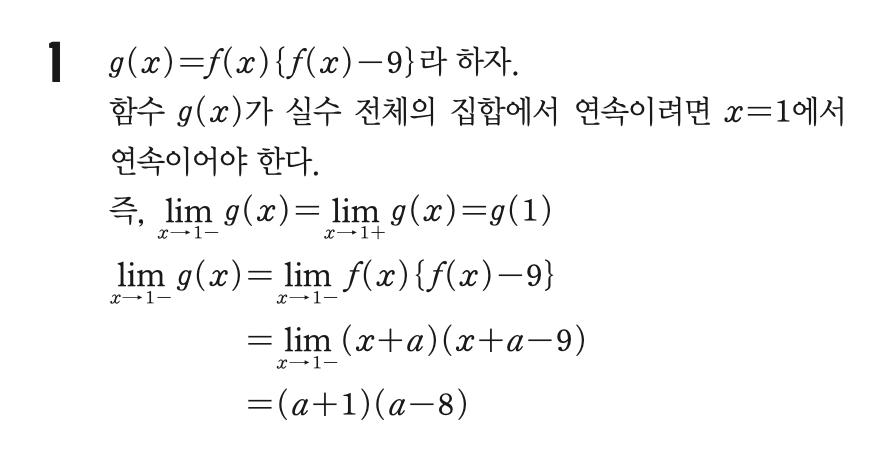
#> input picture samples/over_page_sols/1_sol_1.png, 876 x 452 px
$ python -i vision_boundary_detector.py   (imports and definitions only)
#> lines starting #> are read from the running program, lines starting #| are printed output that depends on the picture
#> further down, picture is the input picture: shape (452, 876, 3); mean B, G, R 246.7, 246.8, 246.8
"""
Vision-based Problem Boundary Detection

핵심: Claude Vision으로 이미지를 보고 문제 번호 위치 파악
OCR은 확인용으로만 사용

워크플로우:
1. 컬럼 이미지를 여러 조각으로 분할 (슬라이싱)
2. 각 조각을 Claude Vision에게 전달
3. Claude Vision이 문제 번호와 Y 좌표 반환
4. 조각별 결과를 전체 좌표로 변환
5. 경계 확정

Idris2 명세: Specs/System/VisionBoundaryDetection.idr (TODO)
"""

from typing import List, Dict, Optional, Tuple
import cv2
import numpy as np
from dataclasses import dataclass
import base64
import anthropic
import os


@dataclass
class ProblemLocation:
    """문제 번호 위치 정보"""
    problem_num: int
    y_coordinate: int  # 조각 내부 좌표
    confidence: float  # 0.0 ~ 1.0 (Claude의 확신도)


@dataclass
class ImageSlice:
    """이미지 조각"""
    slice_index: int
    y_start: int  # 전체 이미지에서의 시작 Y
    y_end: int    # 전체 이미지에서의 끝 Y
    image: np.ndarray


def split_image_into_slices(
    image: np.ndarray,
    num_slices: int = 10,
    overlap: int = 50,
) -> List[ImageSlice]:
    """
    이미지를 여러 조각으로 분할 (오버랩 포함)

    Args:
        image: 컬럼 이미지
        num_slices: 조각 개수
        overlap: 조각 간 오버랩 (문제가 경계에 걸릴 경우 대비)

    Returns:
        이미지 조각 리스트
    """
#> called with num_slices = 5, overlap = 50
    height = image.shape[0]
#> height = 452
    slice_height = height // num_slices
#> slice_height = 90

    slices = []
    for i in range(num_slices):
        y_start = max(0, i * slice_height - overlap)
        y_end = min(height, (i + 1) * slice_height + overlap)

        slice_img = image[y_start:y_end, :]

        slices.append(ImageSlice(
            slice_index=i,
            y_start=y_start,
            y_end=y_end,
            image=slice_img,
        ))
#> this loop made 5 passes
#> pass 1, in split_image_into_slices, `slice_img = image[y_start:y_end, :]`:
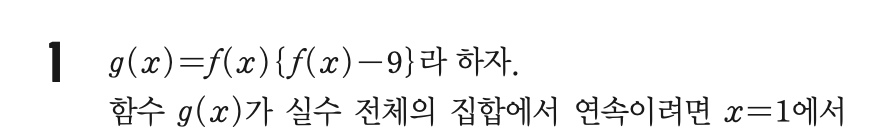
#> slice_img: shape (140, 876, 3); mean B, G, R 243.4, 243.4, 243.4
#> pass 2, in split_image_into_slices, `slice_img = image[y_start:y_end, :]`:
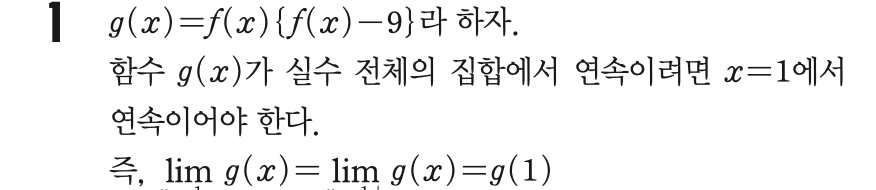
#> slice_img: shape (190, 876, 3); mean B, G, R 242, 242, 242
#> pass 3, in split_image_into_slices, `slice_img = image[y_start:y_end, :]`:
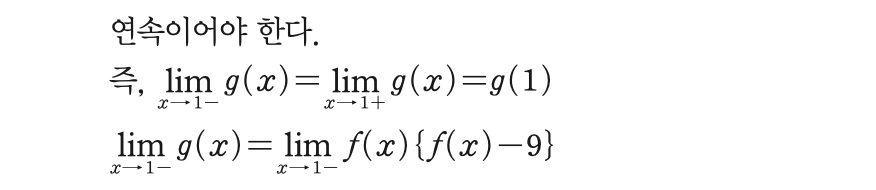
#> slice_img: shape (190, 876, 3); mean B, G, R 247.2, 247.2, 247.2
#> after the loop:
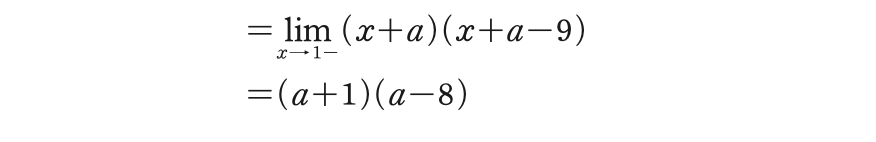
#> slice_img: shape (142, 876, 3); mean B, G, R 250.6, 250.6, 250.7
#> after the loop, slices = 5 items

    return slices


def encode_image_to_base64(image: np.ndarray) -> str:
    """이미지를 base64로 인코딩"""
    # PNG로 인코딩
    success, buffer = cv2.imencode('.png', image)
    if not success:
        raise ValueError("Failed to encode image")

    # base64 인코딩
    return base64.b64encode(buffer).decode('utf-8')


def ask_claude_vision_for_boundaries(
    image_slice: ImageSlice,
    api_key: Optional[str] = None,
) -> List[ProblemLocation]:
    """
    Claude Vision에게 이미지 조각에서 문제 번호 위치 물어보기

    Args:
        image_slice: 이미지 조각
        api_key: Anthropic API 키 (None이면 환경변수에서 가져옴)

    Returns:
        문제 위치 리스트
    """
    if api_key is None:
        api_key = os.getenv("ANTHROPIC_API_KEY")

    if not api_key:
        raise ValueError("ANTHROPIC_API_KEY not found")

    client = anthropic.Anthropic(api_key=api_key)

    # 이미지 인코딩
    image_b64 = encode_image_to_base64(image_slice.image)

    # Claude Vision에게 질문
    prompt = """이 이미지는 시험지의 일부입니다.

이미지에서 **각 문제의 대략적인 위치 영역**을 찾아주세요.

**중요:**
- 정확한 문제 번호를 읽을 필요는 없습니다
- 시각적으로 문제들이 어디에 위치하는지 대략적인 영역만 파악하세요
- 각 문제 영역의 시작 Y 좌표를 찾으세요 (문제가 시작되는 위치)
- 페이지 번호, 점수 표시 등은 무시하세요
- 빈 공간이나 여백은 무시하세요
- 실제로 텍스트나 내용이 있는 문제 영역만 찾으세요

각 문제 영역에 대해 다음 정보를 JSON 형태로 반환해주세요:
```json
[
  {
    "problem_num": 1,
    "y_coordinate": 150,
    "confidence": 0.95
  },
  {
    "problem_num": 2,
    "y_coordinate": 450,
    "confidence": 0.90
  }
]
```

- problem_num: 몇 번째 문제인지 (1부터 시작, 순서대로)
- y_coordinate: 문제 영역이 시작되는 Y 좌표 (픽셀, 위에서부터)
- confidence: 확신도 (0.0 ~ 1.0)

**JSON만 반환하세요 (설명 없이)**
"""

    response = client.messages.create(
        model="claude-sonnet-4-5-20250929",
        max_tokens=4096,
        messages=[{
            "role": "user",
            "content": [
                {
                    "type": "image",
                    "source": {
                        "type": "base64",
                        "media_type": "image/png",
                        "data": image_b64,
                    },
                },
                {
                    "type": "text",
                    "text": prompt,
                }
            ],
        }],
    )

    # 응답 파싱
    import json
    response_text = response.content[0].text.strip()

    # JSON 추출 (```json ... ``` 형태일 수 있음)
    if "```json" in response_text:
        response_text = response_text.split("```json")[1].split("```")[0].strip()
    elif "```" in response_text:
        response_text = response_text.split("```")[1].split("```")[0].strip()

    try:
        locations_data = json.loads(response_text)
    except json.JSONDecodeError as e:
        print(f"JSON 파싱 실패: {response_text}")
        return []

    # ProblemLocation 객체로 변환
    locations = []
    for loc_data in locations_data:
        locations.append(ProblemLocation(
            problem_num=loc_data["problem_num"],
            y_coordinate=loc_data["y_coordinate"],
            confidence=loc_data.get("confidence", 0.8),
        ))

    return locations


def detect_boundaries_with_vision(
    image: np.ndarray,
    num_slices: int = 5,
    api_key: Optional[str] = None,
) -> Dict[int, Tuple[int, int]]:
    """
    Claude Vision으로 문제 경계 감지

    Args:
        image: 컬럼 이미지
        num_slices: 조각 개수
        api_key: Anthropic API 키

    Returns:
        {problem_num: (y_start, y_end)}
    """
    # 1. 이미지 조각내기
    slices = split_image_into_slices(image, num_slices=num_slices)
#> slices = 5 items

    # 2. 각 조각에서 문제 위치 찾기
    all_locations = []

    for slice_obj in slices:
        print(f"  [Vision] 조각 {slice_obj.slice_index + 1}/{num_slices} 분석 중...")

        locations = ask_claude_vision_for_boundaries(slice_obj, api_key=api_key)

        # 조각 내부 좌표를 전체 좌표로 변환
        for loc in locations:
            global_y = slice_obj.y_start + loc.y_coordinate
            all_locations.append(ProblemLocation(
                problem_num=loc.problem_num,
                y_coordinate=global_y,
                confidence=loc.confidence,
            ))

        print(f"    → {len(locations)}개 문제 번호 발견")
#> this loop made 1 pass
#> (printed output is left out)
#> after the loop, all_locations = []

    # 3. 중복 제거 (같은 문제 번호가 여러 조각에서 발견될 수 있음)
    problem_positions = {}  # {problem_num: [(y, confidence), ...]}

    for loc in all_locations:
        if loc.problem_num not in problem_positions:
            problem_positions[loc.problem_num] = []
        problem_positions[loc.problem_num].append((loc.y_coordinate, loc.confidence))

    # 4. 각 문제 번호의 대표 위치 선택 (가중 평균)
    unique_locations = []

    for prob_num, positions in problem_positions.items():
        # 확신도로 가중 평균
        total_weight = sum(conf for _, conf in positions)
        weighted_y = sum(y * conf for y, conf in positions) / total_weight
        avg_confidence = total_weight / len(positions)

        unique_locations.append(ProblemLocation(
            problem_num=prob_num,
            y_coordinate=int(weighted_y),
            confidence=avg_confidence,
        ))

    # 5. Y 좌표로 정렬
    unique_locations.sort(key=lambda loc: loc.y_coordinate)

    # 6. 경계 계산
    height = image.shape[0]
    boundaries = {}

    for i, loc in enumerate(unique_locations):
        # 시작: 문제 번호 위 50px (또는 이전 문제 끝에서 중간)
        if i == 0:
            y_start = max(0, loc.y_coordinate - 50)
        else:
            prev_loc = unique_locations[i - 1]
            y_start = (prev_loc.y_coordinate + loc.y_coordinate) // 2

        # 끝: 다음 문제 번호 직전 (또는 이미지 끝)
        if i + 1 < len(unique_locations):
            next_loc = unique_locations[i + 1]
            y_end = (loc.y_coordinate + next_loc.y_coordinate) // 2
        else:
            y_end = height

        boundaries[loc.problem_num] = (y_start, y_end)

    return boundaries

>>> import cv2
>>> picture = cv2.imread('../samples/over_page_sols/1_sol_1.png')
#> (the run stopped early here; a loop or call above may not have finished)

$ run again, on samples/over_page_sols/1_sol_2.png
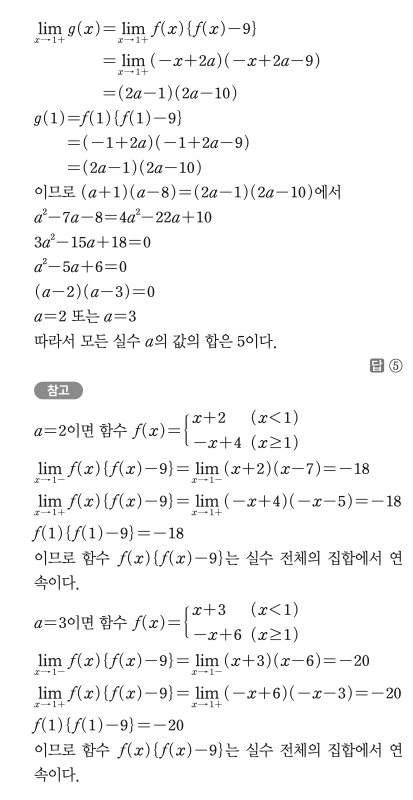
#> input picture samples/over_page_sols/1_sol_2.png, 826 x 1600 px (shown at 1/2 size)
#> picture is the input picture: shape (1600, 826, 3); mean B, G, R 246.2, 246.2, 246.3
#> the loop in split_image_into_slices, `for i in range(num_slices):` made 5 passes
#> pass 3, in split_image_into_slices, `slice_img = image[y_start:y_end, :]`:
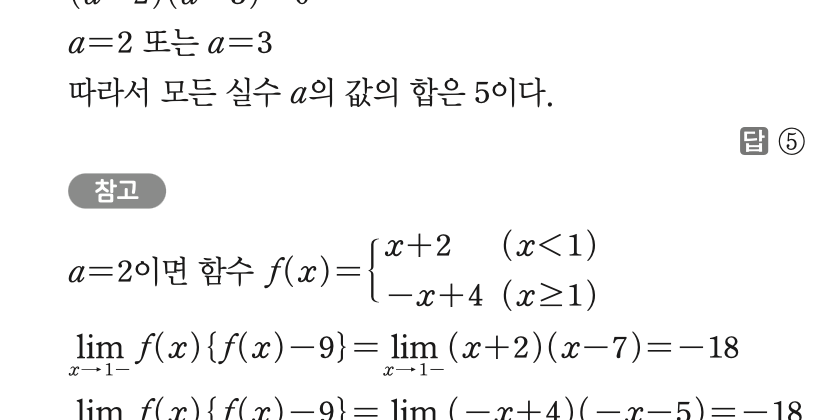
#> slice_img: shape (420, 826, 3); mean B, G, R 245.8, 245.8, 245.8
#> after the loop in split_image_into_slices, `for i in range(num_slices):`:
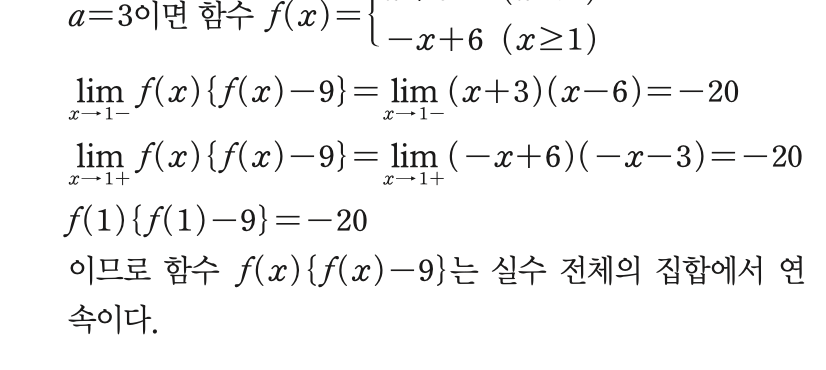
#> slice_img: shape (370, 826, 3); mean B, G, R 244.5, 244.5, 244.6
#> after the loop in split_image_into_slices, `for i in range(num_slices):`: slices = 5 items
#> the loop in detect_boundaries_with_vision, `for slice_obj in slices:` made 1 pass
#> (printed output is left out)
#> after the loop in detect_boundaries_with_vision, `for slice_obj in slices:`: all_locations = []

$ run again, on samples/over_page_sols/2_sol_1.png
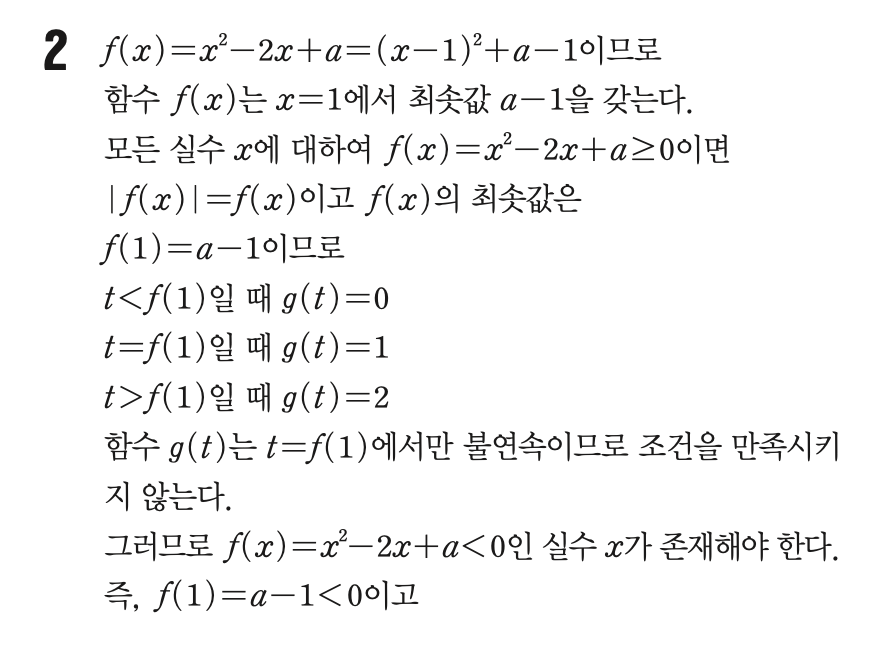
#> input picture samples/over_page_sols/2_sol_1.png, 874 x 646 px
#> picture is the input picture: shape (646, 874, 3); mean B, G, R 244.5, 244.5, 244.5
#> the loop in split_image_into_slices, `for i in range(num_slices):` made 5 passes
#> pass 3, in split_image_into_slices, `slice_img = image[y_start:y_end, :]`:
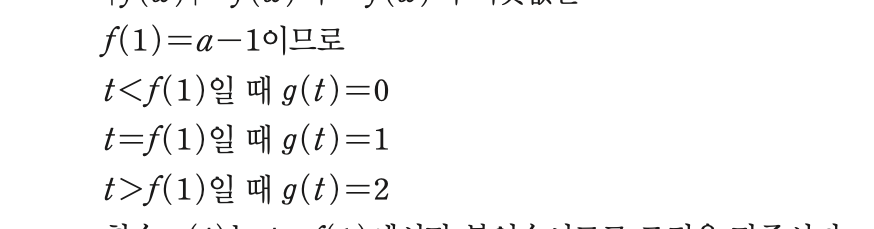
#> slice_img: shape (229, 874, 3); mean B, G, R 248.1, 248.1, 248.1
#> after the loop in split_image_into_slices, `for i in range(num_slices):`:
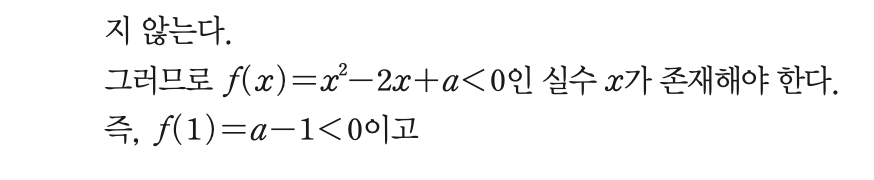
#> slice_img: shape (180, 874, 3); mean B, G, R 246.8, 246.8, 246.8
#> after the loop in split_image_into_slices, `for i in range(num_slices):`: slices = 5 items
#> the loop in detect_boundaries_with_vision, `for slice_obj in slices:` made 1 pass
#> (printed output is left out)
#> after the loop in detect_boundaries_with_vision, `for slice_obj in slices:`: all_locations = []

$ run again, on samples/over_page_sols/2_sol_2.png
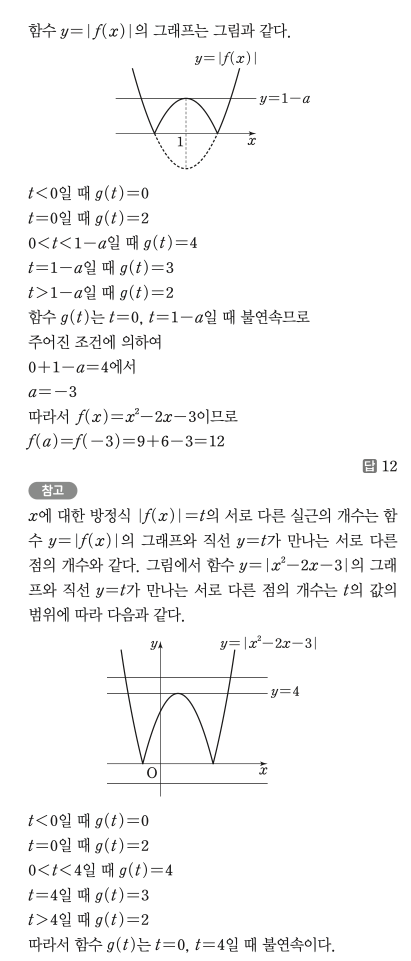
#> input picture samples/over_page_sols/2_sol_2.png, 822 x 1922 px (shown at 1/2 size)
#> picture is the input picture: shape (1922, 822, 3); mean B, G, R 247.1, 247.1, 247.2
#> the loop in split_image_into_slices, `for i in range(num_slices):` made 5 passes
#> pass 3, in split_image_into_slices, `slice_img = image[y_start:y_end, :]`:
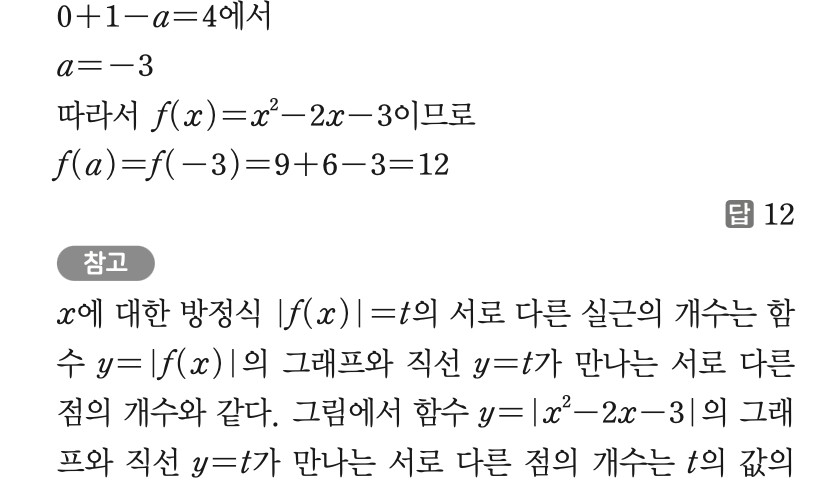
#> slice_img: shape (484, 822, 3); mean B, G, R 242.7, 242.8, 242.8
#> after the loop in split_image_into_slices, `for i in range(num_slices):`:
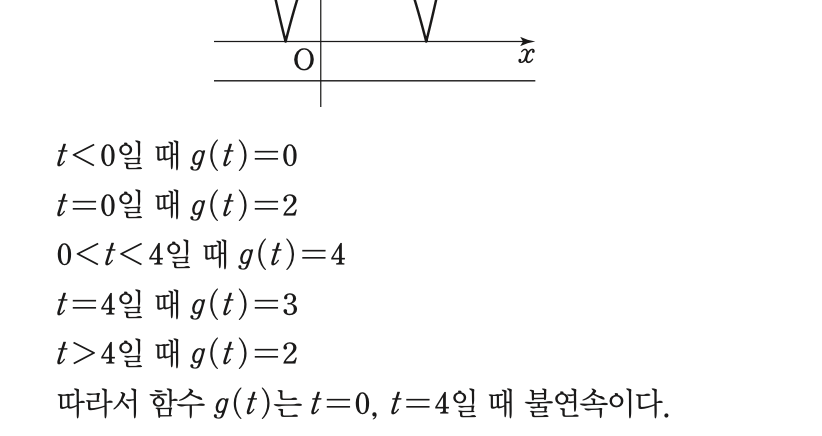
#> slice_img: shape (436, 822, 3); mean B, G, R 248, 248, 248
#> after the loop in split_image_into_slices, `for i in range(num_slices):`: slices = 5 items
#> the loop in detect_boundaries_with_vision, `for slice_obj in slices:` made 1 pass
#> (printed output is left out)
#> after the loop in detect_boundaries_with_vision, `for slice_obj in slices:`: all_locations = []
